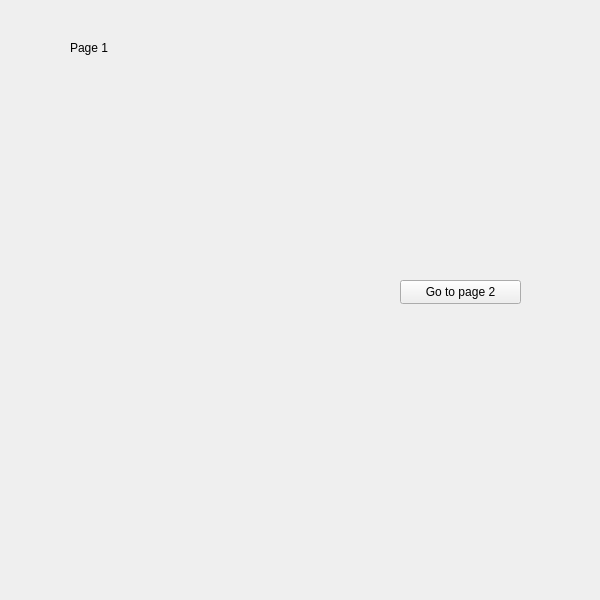
<?xml version="1.0" encoding="UTF-8"?>
<ui version="4.0">
 <class>MainWindowClass</class>
 <widget class="QMainWindow" name="MainWindowClass">
  <property name="geometry">
   <rect>
    <x>0</x>
    <y>0</y>
    <width>600</width>
    <height>600</height>
   </rect>
  </property>
  <property name="windowTitle">
   <string>MainWindow</string>
  </property>
  <widget class="QWidget" name="centralWidget">
   <widget class="QStackedWidget" name="stackedWidget">
    <property name="geometry">
     <rect>
      <x>0</x>
      <y>0</y>
      <width>600</width>
      <height>600</height>
     </rect>
    </property>
    <property name="currentIndex">
     <number>0</number>
    </property>
    <widget class="QWidget" name="page">
     <widget class="QPushButton" name="pushButton_P1">
      <property name="geometry">
       <rect>
        <x>400</x>
        <y>280</y>
        <width>121</width>
        <height>24</height>
       </rect>
      </property>
      <property name="text">
       <string>Go to page 2</string>
      </property>
     </widget>
     <widget class="QLabel" name="label">
      <property name="geometry">
       <rect>
        <x>70</x>
        <y>40</y>
        <width>49</width>
        <height>16</height>
       </rect>
      </property>
      <property name="text">
       <string>Page 1</string>
      </property>
     </widget>
    </widget>
    <widget class="QWidget" name="page_2">
     <widget class="QPushButton" name="pushButton_P2">
      <property name="geometry">
       <rect>
        <x>284</x>
        <y>310</y>
        <width>121</width>
        <height>24</height>
       </rect>
      </property>
      <property name="text">
       <string>Go to page 1</string>
      </property>
     </widget>
     <widget class="QLabel" name="label_2">
      <property name="geometry">
       <rect>
        <x>140</x>
        <y>50</y>
        <width>49</width>
        <height>16</height>
       </rect>
      </property>
      <property name="text">
       <string>Page 2</string>
      </property>
     </widget>
    </widget>
   </widget>
  </widget>
 </widget>
 <layoutdefault spacing="6" margin="11"/>
 <resources>
  <include location="Resource.qrc"/>
 </resources>
 <connections/>
</ui>
